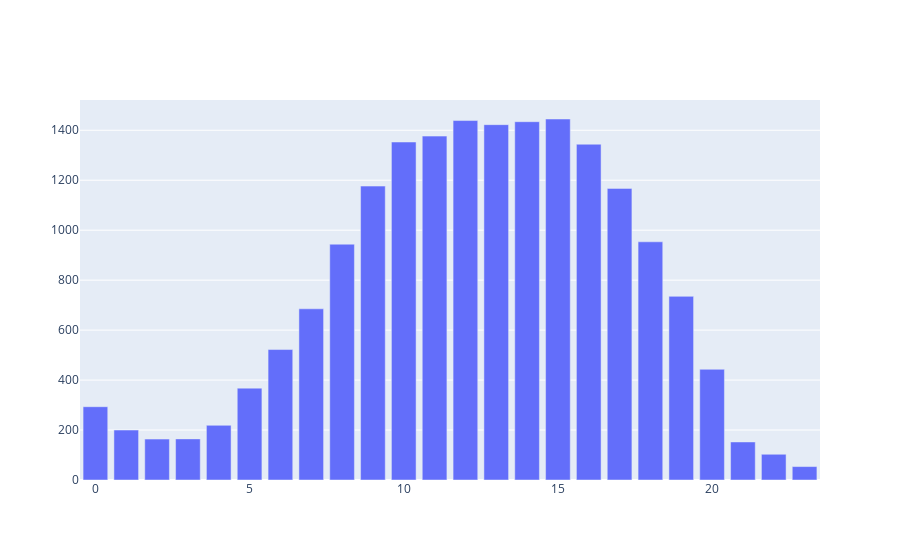

The notebook cell this image was saved under:
### Code cell
import plotly.graph_objects as go

fig = go.Figure(data=[
    go.Bar(name='SG', x = df_sun['Stunde'], y = df_sun['AVG_flow'])
])
# Change the bar mode
fig.show()

### Figure 1 — Plotly figure (JSON) as saved in the notebook; plotly's stock layout.template omitted (floating-point values rounded to 4 significant figures)
{"data": [{"name": "SG", "type": "bar", "x": [0, 1, 2, 3, 4, 5, 6, 7, 8, 9, 10, 11, 12, 13, 14, 15, 16, 17, 18, 19, 20, 21, 22, 23], "y": [293.4, 200, 163.8, 164.6, 218.9, 367.8, 522.2, 685.3, 943.9, 1177.0, 1353.0, 1377.0, 1439.0, 1423.0, 1434.0, 1445.0, 1344.0, 1167.0, 953.5, 735.2, 443.1, 152.3, 103.0, 53.75]}], "layout": {"autosize": true, "xaxis": {"autorange": true, "range": [-0.5, 23.5], "type": "linear"}, "yaxis": {"autorange": true, "range": [0, 1521.0], "type": "linear"}}}
